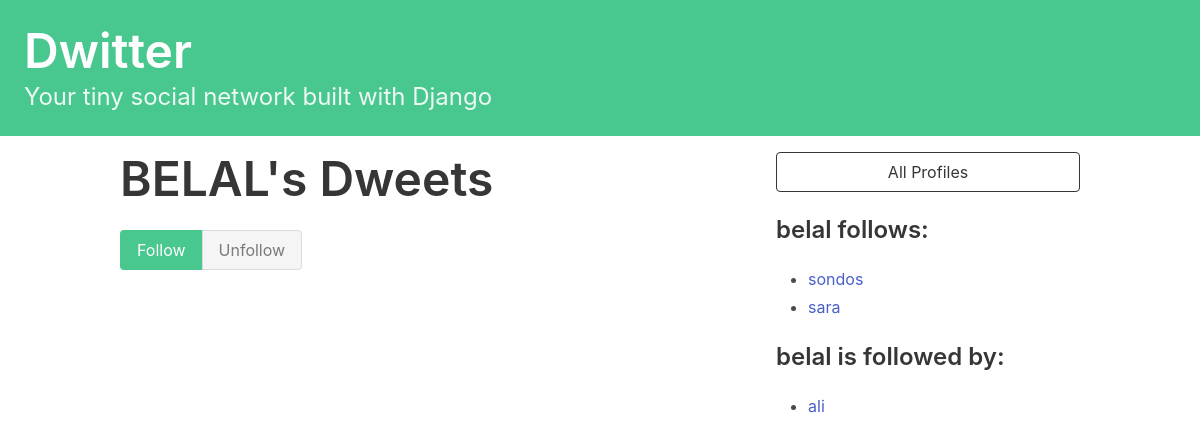
Before: /profile/3 with the older database file.
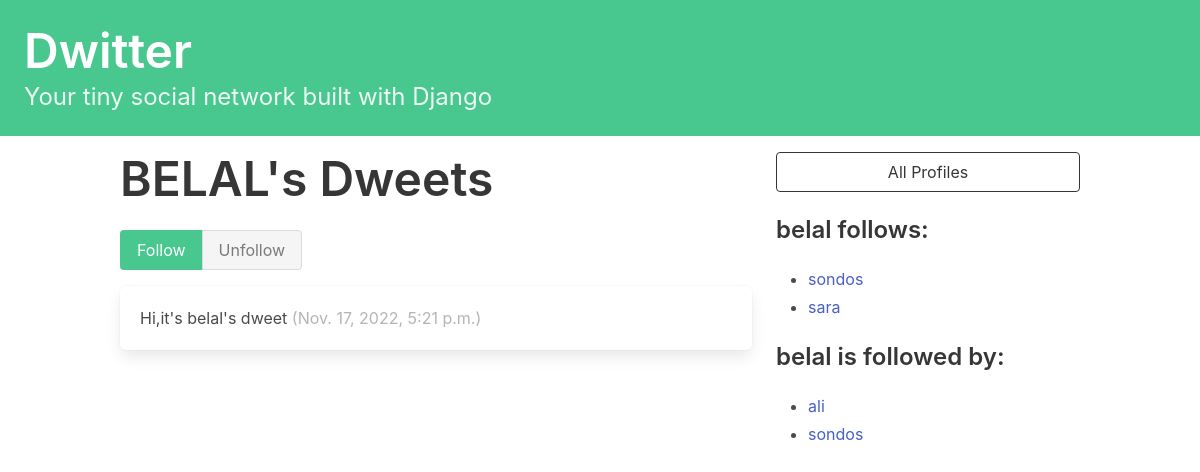
After: the same page with the newer database file.
### dwitter/models.py (models this page shows, shortened)
class Profile(models.Model):
 user = models.OneToOneField(User, on_delete=models.CASCADE)
 follows = models.ManyToManyField(
  "self",
  related_name="followed_by",
  symmetrical=False,
  blank=True
 )
 def __str__(self):
  return self.user.username

class Dweet(models.Model):
 user = models.ForeignKey(User,
    related_name="dweets",
    on_delete=models.DO_NOTHING)
 body = models.CharField(max_length=140)
 created_at = models.DateTimeField(auto_now_add=True)

### dwitter/views.py (the view, shortened to what this page needs)
# urls.py: path("profile/<int:pk>", profile, name="profile"),
def profile(request, pk):
 profile = Profile.objects.get(pk=pk)
 return render(request, "dwitter/profile.html", {"profile": profile})

### dwitter/templates/dwitter/profile.html (shortened to what this page needs)
{% extends 'base.html' %}
{% block content %}
<div class="column">
<div class="block">
<h1 class="title is-1">
{{profile.user.username|upper}}'s Dweets
</h1>
</div>
<div class="buttons has-addons">
    <form method="post">
        <div class="buttons has-addons">
        {% if profile in user.profile.follows.all %}
        <button class="button is-success is-static">Follow</button>
        <button class="button is-danger" name="follow" value="unfollow">
        Unfollow
        </button>
        {% else %}
        <button class="button is-success" name="follow" value="follow">
        Follow
        </button>
        <button class="button is-danger is-static">Unfollow</button>
        {% endif %}
        </div>
        </form>
</div>
<div class="content">
    {% for dweet in profile.user.dweets.all %}
    <div class="box">
    {{ dweet.body }}
    <span class="is-small has-text-grey-light">
    ({{ dweet.created_at }})
    </span>
    </div>
    {% endfor %}
    </div>
</div>
<div class="column is-one-third">
<div class="block">
<a href="{% url 'dwitter:profile_list' %}">
<button class="button is-dark is-outlined is-fullwidth">
All Profiles
</button>
</a>
</div>
<div class="block">
<h3 class="title is-4">
{{profile.user.username}} follows:
</h3>
<div class="content">
<ul>
{% for following in profile.follows.all %}
<li>
<a href="{% url 'dwitter:profile' following.id %}">
{{ following }}
</a>
</li>
{% endfor %}
</ul>
</div>
</div>
<div class="block">
<h3 class="title is-4">
{{profile.user.username}} is followed by:
</h3>
<div class="content">
<ul>
{% for follower in profile.followed_by.all %}
<li>
<a href="{% url 'dwitter:profile' follower.id %}">
{{ follower }}
</a>
</li>
{% endfor %}
</ul>
</div>
</div>
</div>
{% endblock content %}

Changed rows visible on the page:
added Dweet: body "Hi,it's belal's dweet", created_at "Nov. 17, 2022, 5:21 p.m."
now on one of the page's lists (row unchanged): Profile: user.username "sondos"
